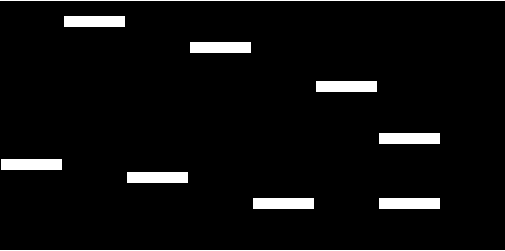
#> input picture Image-Py/mask.png, 505 x 251 px
$ python image-exc.py
#> lines starting #> are read from the running program, lines starting #| are printed output that depends on the picture
from PIL import Image


mask_img = Image.open("mask.png")
#> mask_img is the input picture: PIL image 505x251 RGBA; mean R, G, B, A 12.8, 12.8, 12.8, 255
(w, h) = mask_img.size
#> w = 505; h = 251

matrix_img = Image.open("word_matrix.png")
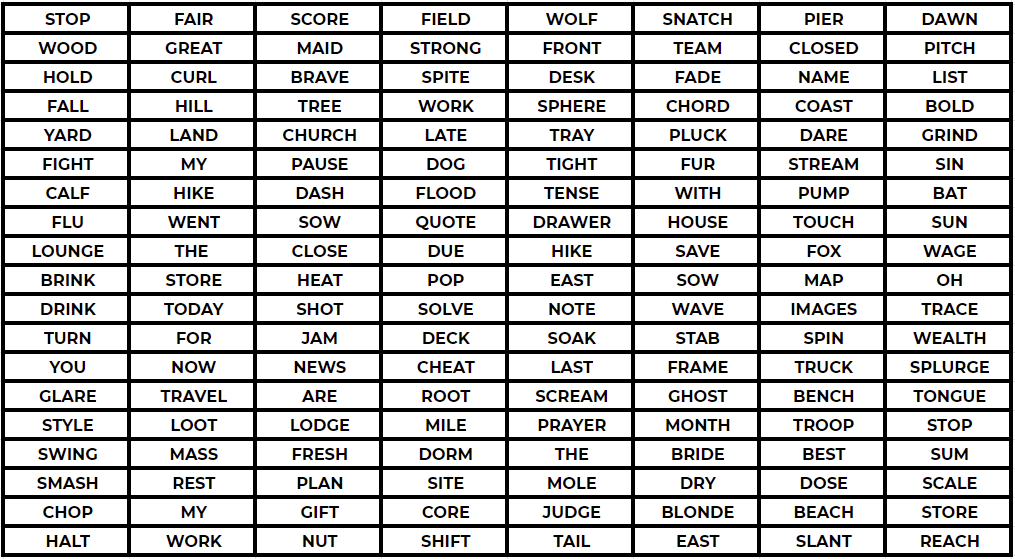
#> input picture Image-Py/word_matrix.png, 1015 x 559 px
#> matrix_img is the input picture: PIL image 1015x559 RGBA; mean R, G, B, A 192.9, 192.7, 192.7, 255
matrix_img = matrix_img.resize((w, h))
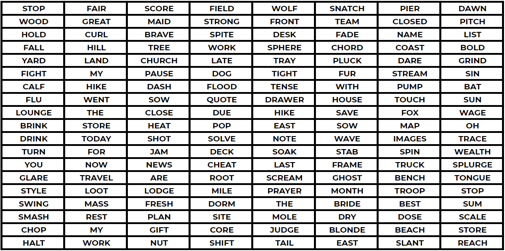
#> matrix_img: PIL image 505x251 RGBA; mean R, G, B, A 191.8, 191.6, 191.6, 255

mask_img.putalpha(128)
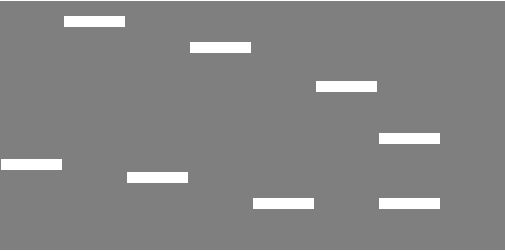
#> mask_img: PIL image 505x251 RGBA; mean R, G, B, A 12.8, 12.8, 12.8, 128; transparent parts drawn white
matrix_img.putalpha(128)
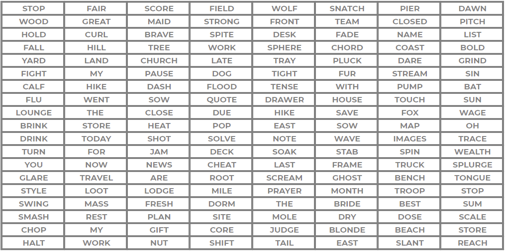
#> matrix_img: PIL image 505x251 RGBA; mean R, G, B, A 191.8, 191.6, 191.6, 128; transparent parts drawn white

matrix_img.paste(im=mask_img, box=(0, 0), mask=mask_img)
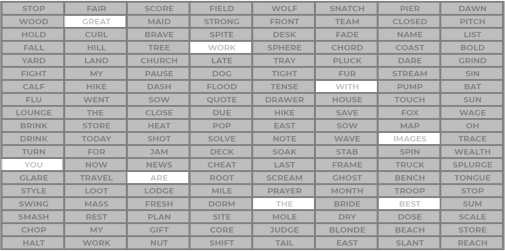
#> matrix_img: PIL image 505x251 RGBA; mean R, G, B, A 102, 101.9, 101.9, 128; transparent parts drawn white
matrix_img.save("challenge.png")
print(h)
#| 251
print(w)
#| 505
